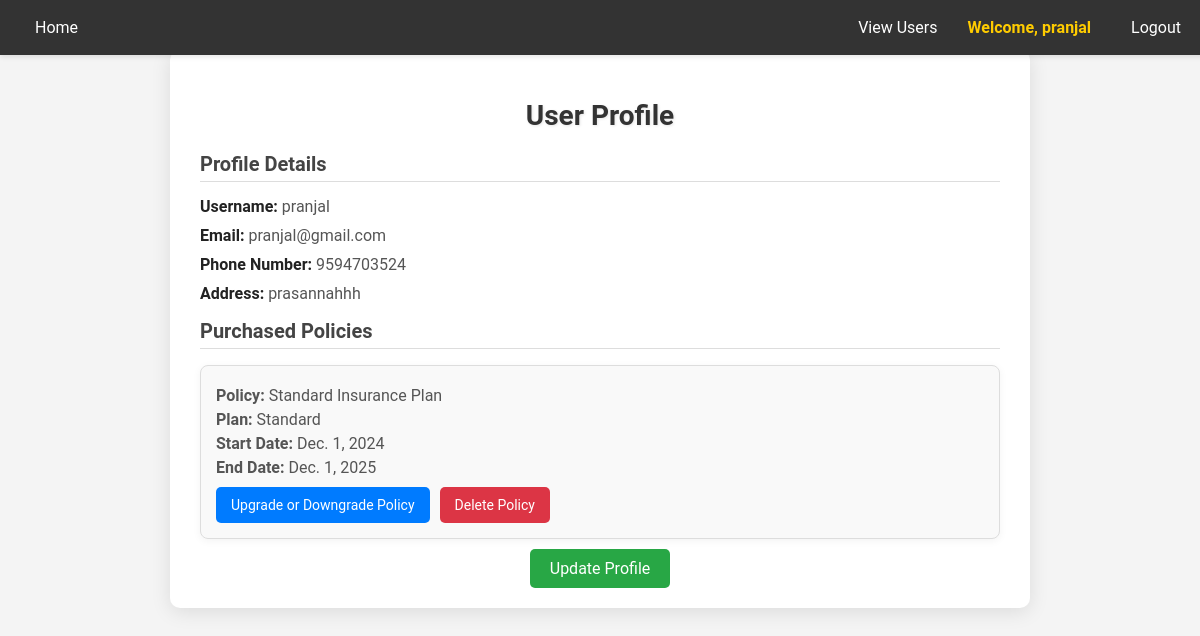
Screenshot of /profile/ (signed in) with the database file from the repository.
### insurance/models.py (models this page shows, shortened)
class Profile(models.Model):
    user = models.OneToOneField(User, on_delete=models.CASCADE, related_name='profile')
    phone_number = models.CharField(max_length=15, blank=True, null=True)
    address = models.TextField(blank=True, null=True)

class UserPolicy(models.Model):
    user = models.ForeignKey(User, on_delete=models.CASCADE)
    policy = models.ForeignKey(Policy, on_delete=models.CASCADE)
    plan = models.CharField(max_length=50, choices=[('Monthly', 'Monthly'), ('Annual', 'Annual')])
    start_date = models.DateField()
    end_date = models.DateField()
    created_at = models.DateTimeField(auto_now_add=True)
    updated_at = models.DateTimeField(auto_now=True)
    class Meta:
        unique_together = ('user', 'policy','plan')

class Policy(models.Model):
    name = models.CharField(max_length=255)
    description = models.TextField()
    price = models.DecimalField(max_digits=10, decimal_places=2)
    image = models.ImageField(upload_to='policy_images/', null=True, blank=True)
    additional_details = models.TextField(null=True, blank=True)
    default = models.BooleanField(default=False)  # This is the field we're referring to
    created_at = models.DateTimeField(auto_now_add=True)  # Optional, if you need to track creation time

### insurance/views.py (the view)
# urls.py: path('profile/', views.user_profile, name='profile'),
@login_required
def user_profile(request):
    profile, created = Profile.objects.get_or_create(user=request.user)
    purchased_policies = UserPolicy.objects.filter(user=request.user)
    return render(request, 'insurance/profile.html', {
        'profile': profile,
        'purchased_policies': purchased_policies
    })

### insurance/context_processors.py (called while the page is built)
def s3_image_url(request):
    return {
        's3_image_url': "https://elasticbeanstalk-us-east-1-779777417450.s3.amazonaws.com/bike.jpeg"
    }

### insurance/templates/insurance/profile.html (shortened to what this page needs)
{% load static %}
<!DOCTYPE html>
<html lang="en">
<head>
    <link rel="stylesheet" href="{% static 'insurance/profile.css' %}">
</head>
<body style="background-image: url('{{ s3_image_url }}'); background-size: cover; background-position: center;">
    <nav>
        <a href="{% url 'home' %}">Home</a>
        <div class="nav-right">
            {% if user.is_authenticated %}
                {% if user.is_staff %}
                    <a href="{% url 'view_all_users' %}" class="button">View Users</a>
                {% endif %}
                <a href="{% url 'profile' %}" class="welcome-message">Welcome, {{ user.username }}</a>
                <a href="{% url 'logout' %}">Logout</a>
            {% else %}
                <a href="{% url 'login' %}">Login</a>
                <a href="{% url 'signup' %}">Register</a>
            {% endif %}
        </div>
    </nav>
    <div class="profile-container">
        <h1>User Profile</h1>
        <section class="user-details">
            <h2>Profile Details</h2>
            <p><strong>Username:</strong> {{ profile.user.username }}</p>
            <p><strong>Email:</strong> {{ profile.user.email }}</p>
            <p><strong>Phone Number:</strong> {{ profile.phone_number }}</p>
            <p><strong>Address:</strong> {{ profile.address }}</p>
        </section>
        <section class="purchased-policies">
            <h2>Purchased Policies</h2>
            {% if purchased_policies %}
                <ul>
                    {% for user_policy in purchased_policies %}
                        <li>
                            <p><strong>Policy:</strong> {{ user_policy.policy.name }}</p>
                            <p><strong>Plan:</strong> {{ user_policy.plan }}</p>
                            <p><strong>Start Date:</strong> {{ user_policy.start_date }}</p>
                            <p><strong>End Date:</strong> {{ user_policy.end_date }}</p>
                            <div class="policy-actions">
                                <a href="{% url 'upgrade_policy' user_policy.policy.name %}" class="action-button upgrade-button">
                                    Upgrade or Downgrade Policy
                                </a>
                                <a href="{% url 'delete_policy' user_policy.policy.name %}" class="action-button delete-button">
                                    Delete Policy
                                </a>
                            </div>
                        </li>
                    {% endfor %}
                </ul>
            {% else %}
                <p>No policies purchased yet.</p>
            {% endif %}
        </section>
        <div class="update-profile-container">
            <a href="{% url 'update_profile' %}" class="update-profile-button">Update Profile</a>
        </div>
    </div>
</body>
</html>

### insurance/static/insurance/profile.css (style rules this page uses)
body { margin: 0; padding: 0; font-family: 'Roboto', Arial, sans-serif; background-color: #f4f4f4; }
nav { background-color: #333; display: flex; justify-content: space-between; align-items: center; padding: 10px 20px; position: fixed; width: 98%; top: 0; z-index: 1000; box-shadow: 0 2px 5px rgba(0, 0, 0, 0.1); }
nav a { color: white; text-decoration: none; padding: 8px 15px; font-size: 16px; }
.nav-right { display: flex; align-items: center; }
.welcome-message { margin-right: 10px; color: #ffcc00; font-weight: bold; }
.profile-container { max-width: 800px; margin: 50px auto; background-color: #fff; border-radius: 10px; box-shadow: 0 4px 20px rgba(0, 0, 0, 0.1); overflow: hidden; padding: 30px; }
.profile-container h1 { text-align: center; font-size: 28px; color: #333; margin-bottom: 20px; text-shadow: 1px 1px 3px rgba(0, 0, 0, 0.1); }
.profile-container h2 { font-size: 20px; color: #444; margin-bottom: 15px; border-bottom: 1px solid #ddd; padding-bottom: 5px; }
.user-details p { font-size: 16px; margin: 10px 0; color: #555; }
.user-details p strong { color: #222; }
.purchased-policies ul { list-style: none; padding: 0; }
.purchased-policies li { background: #f9f9f9; border: 1px solid #ddd; border-radius: 8px; padding: 15px; margin-bottom: 15px; box-shadow: 0 2px 8px rgba(0, 0, 0, 0.05); }
.purchased-policies p { margin: 5px 0; color: #555; }
.policy-actions { margin-top: 10px; display: flex; gap: 10px; }
.policy-actions .action-button { display: inline-block; padding: 10px 15px; font-size: 14px; text-align: center; text-decoration: none; border-radius: 5px; color: #fff; transition: background-color 0.3s ease, box-shadow 0.3s ease; }
.policy-actions .upgrade-button { background-color: #007bff; }
.policy-actions .delete-button { background-color: #dc3545; }
.update-profile-container { text-align: center; margin-top: 20px; }
.update-profile-container a { padding: 10px 20px; font-size: 16px; background-color: #28a745; color: #fff; text-decoration: none; border-radius: 5px; transition: background-color 0.3s ease, box-shadow 0.3s ease; }

### rows the page displays
Profile: user.username "pranjal", user.email "pranjal@gmail.com", phone_number "9594703524", address "prasannahhh"
UserPolicy: policy.name "Standard Insurance Plan", plan "Standard", start_date "Dec. 1, 2024", end_date "Dec. 1, 2025"

### other values shown
{{ user.username }} "pranjal"
